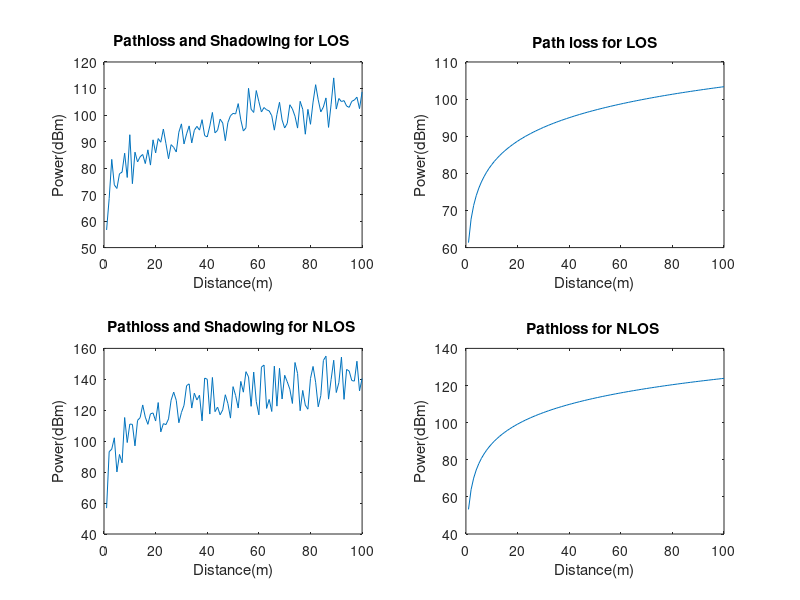

The MATLAB script that drew this image:
figure 
hold on 

subplot(2,2,1) 
d = linspace(1,100);
SF = normrnd(0,4,1,100);
PL1 = 32.4+21*log10(d) +20*log10(28);
plot(d,PL1+SF(1,:))
title('Pathloss and Shadowing for LOS ')
xlabel('Distance(m)')
ylabel('Power(dBm)')
subplot(2,2,2)
plot(d,PL1)
title('Path loss for LOS')
xlabel('Distance(m)')
ylabel('Power(dBm)')
subplot(2,2,3)
SF_2 = 35*((rand(1,100)));
PL_pNLOS = 35.3*log10(d)+22.4+21.3*log10(28)-0.3*(1.4-1.5);
plot(d,PL_pNLOS+SF_2(1,:))
title('Pathloss and Shadowing for NLOS ')
xlabel('Distance(m)')
ylabel('Power(dBm)')
subplot(2,2,4)
plot(d,PL_pNLOS)
title('Pathloss for NLOS ')
xlabel('Distance(m)')
ylabel('Power(dBm)')